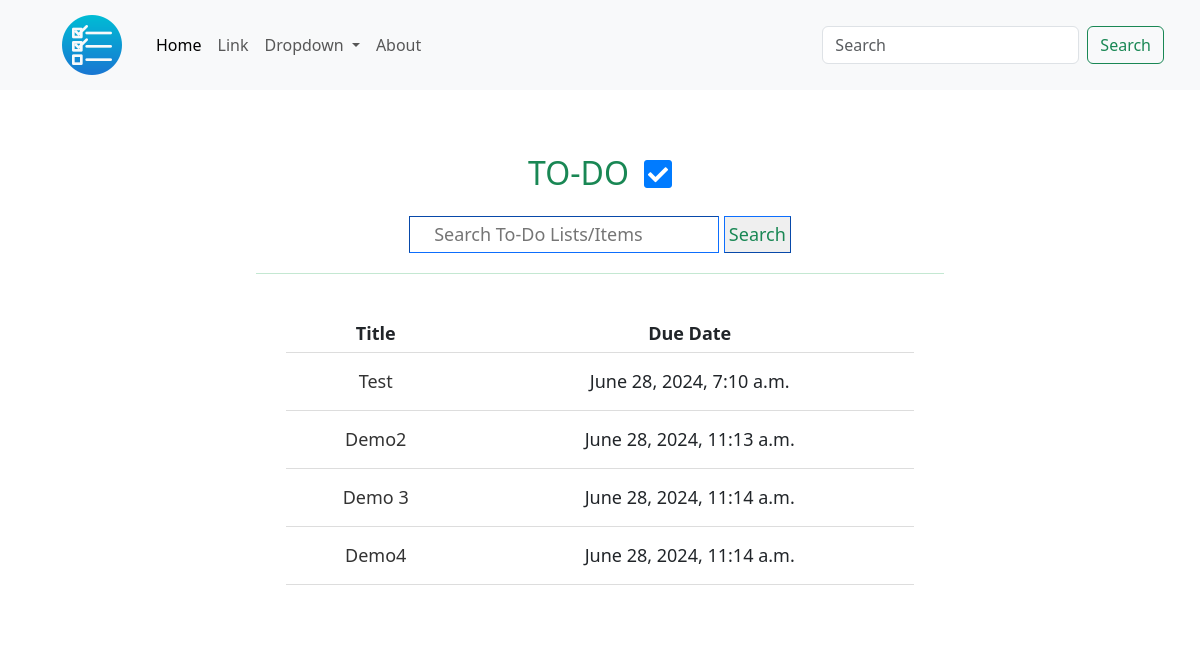
The page / on the database its author committed.
### todolist_app/models.py (models this page shows, shortened)
class ToDoItem(models.Model):
    title = models.CharField(max_length=100)
    description = models.TextField(null=True, blank=True)
    created_date = models.DateTimeField(auto_now_add=True)
    due_date = models.DateTimeField(default=one_week_hence)
    completed = models.BooleanField(default=False)
    todo_list = models.ForeignKey('ToDoList', on_delete=models.CASCADE)

### todolist_app/views.py (the view)
# urls.py: path('', Home.as_view(), name='home'),
class Home(TemplateView):
    template_name = 'index.html'
    def get_context_data(self, **kwargs):
        context = super().get_context_data(**kwargs)
        query = self.request.GET.get('search')
        if query:
            context['todo_items'] = ToDoItem.objects.filter(title__icontains=query)
        else:
            context['todo_items'] = ToDoItem.objects.all()
        return context

### todolist_app/templates/index.html (shortened to what this page needs)
{% extends 'base.html' %} {% load static %}
{% block content %}
  <div class="card border-0">
    <div class="card-heading d-flex justify-content-center align-items-center mt-3" >
      <h1 class="text-success h2">TO-DO</h1>
      <i class="fas fa-check-square"></i>
    </div>
    <div class="card-body">
        <form class="text-center" method="GET" action="{% url 'home' %}">
          <input class="todo-search p-1 px-4 border-1 border-primary" type="text" name="search" placeholder="Search To-Do Lists/Items">
          <button class="p-1 border-1 border-primary text-success search-button" type="submit">Search</button>
        </form>
        <hr>
        <div class="todo-list">
          {% if not todo_items %}
            <p class="text-center text-danger pt-5">There are no to-dos currently.</p>
          {% else %}
          <table class="todo-table">
            <thead>
              <tr>
                <th>Title</th>
                <th>Due Date</th>
              </tr>
            </thead>
            <tbody>
              {% for item in todo_items %}
                  <tr>
                  <td><a href="{% url 'item_detail' item.todo_list.id item.id %}">{{ item.title }}</a></td>
                  <td>{{ item.due_date }}</td>
                </tr>
              {% endfor %}
            </tbody>
          </table>
          {% endif %}
        </div>
    </div>
  </div>
{% endblock content %}

### todolist_app/static/todolist_app/css/style.css (style rules this page uses)
* { padding: 0; margin: 0; box-sizing: border-box; }
.card-heading i { font-size: 2rem; margin: 0 0 7px 15px; color: #007BFF; }
.todo-search::placeholder { padding-left: -10px; }
.todo-list { width: 100%; padding: 30px; text-align: center; }
hr { margin-top: 20px; color: #14A44D; }
.todo-table { width: 100%; }
.todo-table a { text-decoration: none; color: #333; font-size: large; }
.item-table tr, .todo-table tr { border-bottom: 1px solid #ddd; }
thead th { padding-bottom: 5px; }
.item-table td, .todo-table td { padding: 15px; }

### rows shown on the page
ToDoItem: title "Test", due_date "June 28, 2024, 7:10 a.m."
ToDoItem: title "Demo2", due_date "June 28, 2024, 11:13 a.m."
ToDoItem: title "Demo 3", due_date "June 28, 2024, 11:14 a.m."
ToDoItem: title "Demo4", due_date "June 28, 2024, 11:14 a.m."
